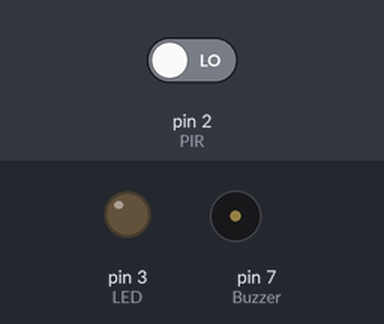
Simulated run of this sketch. Board: Arduino Uno, built with avr-gcc and run on an emulated ATmega328P. Parts: output pins drawn as LEDs (lit = HIGH), buzzer (waves = sounding, pin HIGH). The test bench sets the inputs (shaded band); at power-on: pin 2 (PIR) LOW.

Above: at 1.2 s.
1.3 s: pin 2 (PIR) driven HIGH
At 2.5 s:
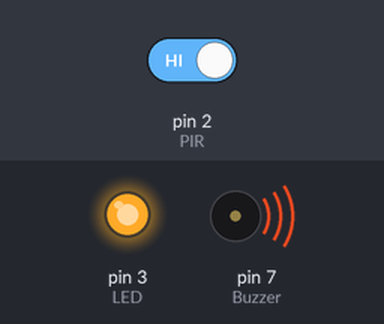
2.8 s: pin 2 (PIR) driven LOW
At 3.8 s:
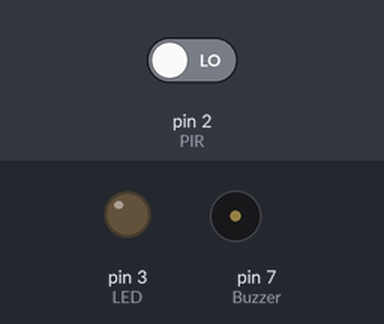
Timing chart, 0 to 5.8 s (numbered marks = the images above; inputs shaded):
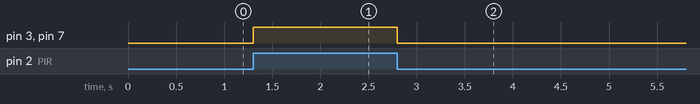

The sketch:

Project-06_PIR.ino
```cpp
int LED = 3;
int PIR = 2;
int Buzzer = 7;
void setup()
{
  pinMode(LED, OUTPUT);
  pinMode(Buzzer, OUTPUT);
  pinMode(PIR, INPUT);
}

void loop() {
  int value = digitalRead(PIR);
  if (value == HIGH){
    digitalWrite(LED, HIGH);
    digitalWrite(Buzzer, HIGH);
  }
  else {
    digitalWrite(LED, LOW);
    digitalWrite(Buzzer, LOW);
  }
}
```

Measured:
- after the input at 1.3 s, pin 3 (LED), pin 7 (Buzzer): LOW → HIGH at once
- after the input at 2.8 s, pin 3 (LED), pin 7 (Buzzer): HIGH → LOW at once
